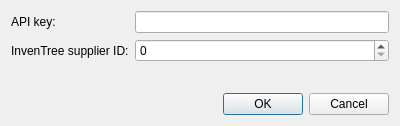
<?xml version="1.0" encoding="UTF-8"?>
<ui version="4.0">
 <class>MouserSettingsDialog</class>
 <widget class="QDialog" name="MouserSettingsDialog">
  <property name="geometry">
   <rect>
    <x>0</x>
    <y>0</y>
    <width>400</width>
    <height>126</height>
   </rect>
  </property>
  <property name="windowTitle">
   <string>Mouser settings</string>
  </property>
  <layout class="QVBoxLayout" name="verticalLayout">
   <item>
    <layout class="QFormLayout" name="formLayout">
     <item row="0" column="0">
      <widget class="QLabel" name="labelApiKey">
       <property name="text">
        <string>API key:</string>
       </property>
      </widget>
     </item>
     <item row="0" column="1">
      <widget class="QLineEdit" name="lineEditApiKey">
       <property name="echoMode">
        <enum>QLineEdit::Password</enum>
       </property>
      </widget>
     </item>
     <item row="1" column="0">
      <widget class="QLabel" name="labelInvenTreeSupplierId">
       <property name="text">
        <string>InvenTree supplier ID:</string>
       </property>
      </widget>
     </item>
     <item row="1" column="1">
      <widget class="QSpinBox" name="spinBoxInvenTreeSupplierId">
       <property name="maximum">
        <number>10000000</number>
       </property>
      </widget>
     </item>
    </layout>
   </item>
   <item>
    <widget class="QDialogButtonBox" name="buttonBox">
     <property name="orientation">
      <enum>Qt::Horizontal</enum>
     </property>
     <property name="standardButtons">
      <set>QDialogButtonBox::Cancel|QDialogButtonBox::Ok</set>
     </property>
    </widget>
   </item>
  </layout>
 </widget>
 <resources/>
 <connections/>
</ui>
